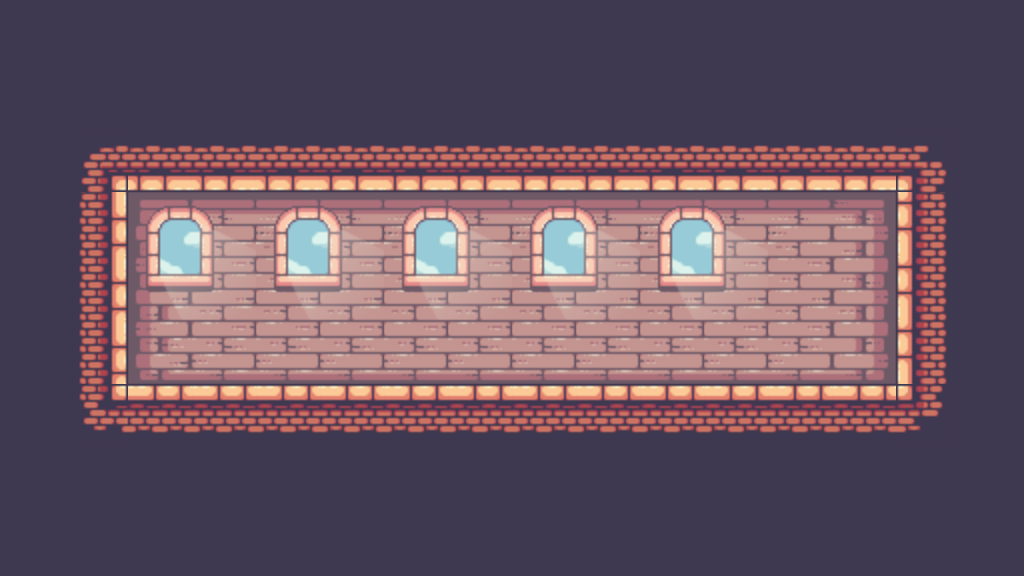

A 2D game scene composited from a Tiled map and its tileset images. What follows is a short description and the map's XML, with every tile layer's data as written:
An orthogonal 16x9 tile map with 64x64 px tiles, 3 tile layers (Background, Tiles, Decorations), 1 hidden layer not drawn, 3 tilesets and 6 objects.

<map version="1.9" tiledversion="1.9.2" orientation="orthogonal" renderorder="right-down" width="16" height="9" tilewidth="64" tileheight="64" infinite="0" nextlayerid="7" nextobjectid="34">
 <editorsettings>
  <export target="../1.json" format="json" />
 </editorsettings>
 <tileset firstgid="1" source="../tilesets/Main.tsx" />
 <tileset firstgid="248" source="../tilesets/Decorations.tsx" />
 <tileset firstgid="290" source="../tilesets/Misc.tsx" />
 <layer id="5" name="Background" width="16" height="9">
  <data encoding="csv">
41,41,41,41,41,41,41,41,41,41,41,41,41,41,41,41,
41,41,41,41,41,41,41,41,41,41,41,41,41,41,41,41,
41,41,41,41,41,41,41,41,41,41,41,41,41,41,41,41,
41,41,41,41,41,41,41,41,41,41,41,41,41,41,41,41,
41,41,41,41,41,41,41,41,41,41,41,41,41,41,41,41,
41,41,41,41,41,41,41,41,41,41,41,41,41,41,41,41,
41,41,41,41,41,41,41,41,41,41,41,41,41,41,41,41,
41,41,41,41,41,41,41,41,41,41,41,41,41,41,41,41,
41,41,41,41,41,41,41,41,41,41,41,41,41,41,41,41
</data>
 </layer>
 <layer id="1" name="Tiles" width="16" height="9">
  <data encoding="csv">
41,41,41,41,41,41,41,41,41,41,41,41,41,41,41,41,
41,41,41,41,41,41,41,41,41,41,41,41,41,41,41,41,
41,27,60,60,60,60,60,60,60,60,60,60,60,60,28,41,
41,42,135,136,136,136,136,136,136,136,136,136,136,137,40,41,
41,42,154,155,155,155,155,155,155,155,155,155,155,156,40,41,
41,42,173,174,174,174,174,174,174,174,174,174,174,175,40,41,
41,46,22,22,22,22,22,22,22,22,22,22,22,22,47,41,
41,41,41,41,41,41,41,41,41,41,41,41,41,41,41,41,
41,41,41,41,41,41,41,41,41,41,41,41,41,41,41,41
</data>
 </layer>
 <layer id="4" name="Decorations" width="16" height="9">
  <data encoding="csv">
0,0,0,0,0,0,0,0,0,0,0,0,0,0,0,0,
0,0,0,0,0,0,0,0,0,0,0,0,0,0,0,0,
0,0,0,0,0,0,0,0,0,0,0,0,0,0,0,0,
0,0,271,272,271,272,271,272,271,272,271,272,0,0,0,0,
0,0,278,279,278,279,278,279,278,279,278,279,0,0,0,0,
0,0,0,0,0,0,0,0,0,0,0,0,0,0,0,0,
0,0,0,0,0,0,0,0,0,0,0,0,0,0,0,0,
0,0,0,0,0,0,0,0,0,0,0,0,0,0,0,0,
0,0,0,0,0,0,0,0,0,0,0,0,0,0,0,0
</data>
 </layer>
 <layer id="2" name="Collisions" width="16" height="9" visible="0" opacity="0.19">
  <data encoding="csv">
0,0,0,0,0,0,0,0,0,0,0,0,0,0,0,0,
0,0,0,0,0,0,0,0,0,0,0,0,0,0,0,0,
0,292,292,292,292,292,292,292,292,292,292,292,292,292,292,0,
0,292,0,0,0,0,0,0,0,0,0,0,0,0,292,0,
0,292,0,0,0,0,0,0,0,0,0,0,0,0,292,0,
0,292,292,0,0,0,0,0,0,0,0,0,0,0,292,0,
0,292,292,292,292,292,292,292,292,292,292,292,292,292,292,0,
0,0,0,0,0,0,0,0,0,0,0,0,0,0,0,0,
0,0,0,0,0,0,0,0,0,0,0,0,0,0,0,0
</data>
 </layer>
 <objectgroup id="3" name="Misc">
  <object id="23" gid="291" x="149.369" y="384.81" width="44" height="32" />
  <object id="24" gid="291" x="127.975" y="384.81" width="44" height="32" />
  <object id="25" gid="291" x="138.672" y="354.058" width="44" height="32" />
  <object id="27" x="376.247" y="604.412" height="1.51103" />
 </objectgroup>
 <objectgroup id="6" name="Player and Door" visible="0">
  <object id="30" gid="292" x="142" y="270" width="64" height="64" />
  <object id="33" gid="290" x="750" y="384" width="92" height="112" />
 </objectgroup>
</map>
